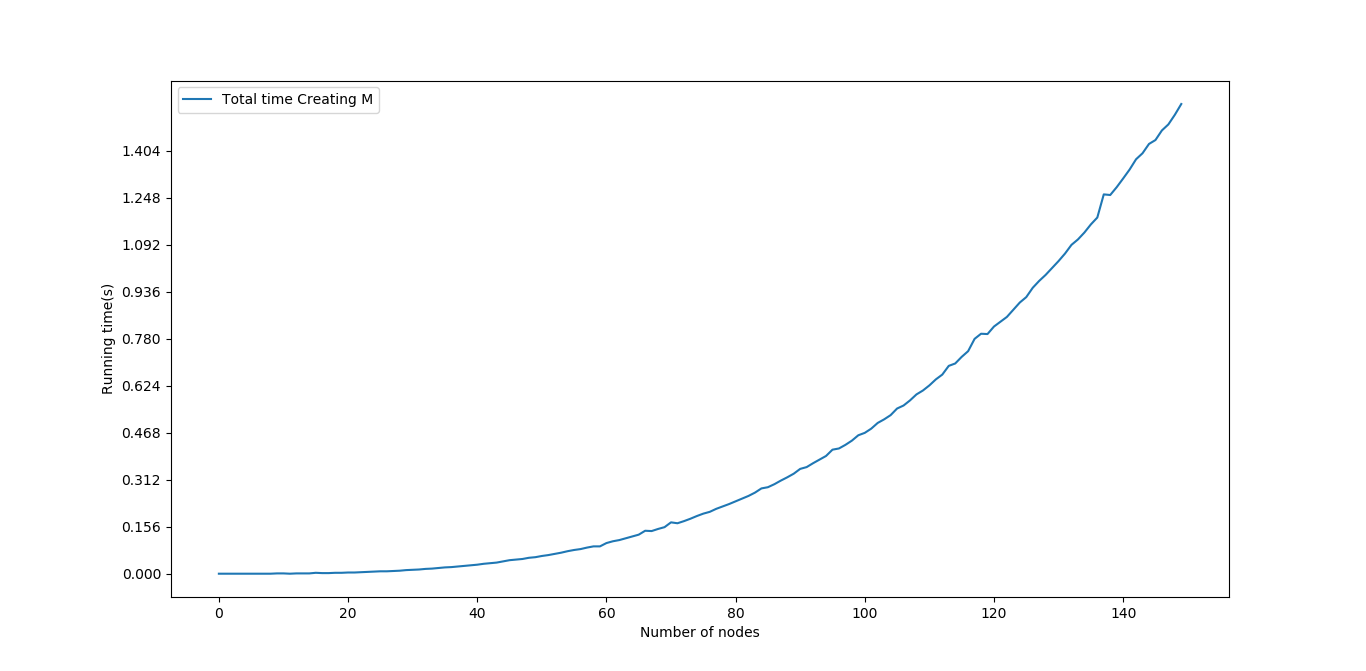

The Python source for this figure:
import math
import random
import time
import numpy as np
import matplotlib.pyplot as plt
def cube(graph):
	n=len(graph)
	vertices=[] # store vertices in a list
	for vertice in graph:
		vertices.append(vertice)
	C=[] # initiate the Cube
	i=0
	xry=[] # here we build the ZERO PIANO of C
	while i<n:
		j=0
		yry=[]
		while j<n:
			point=vertices[j]
			lst=graph[vertices[i]]
			if point==vertices[i]: # distance of A and A is 0
				yry.append(0)
			elif point in lst: # if A and B is connected, distance 1
				yry.append(1)
			else:yry.append(math.inf)
			 # if not directly connected, distance infinite
			j+=1
		xry.append(yry)
		i+=1
	C.append(xry)
	#at this point, C has only one level, which means it is just a plane
	k=1
	while k<=n:
		i=0
		xy=[]
		while i<n:
			j=0
			yy=[]
			while j<n:
				d=min(C[k-1][i][j],(C[k-1][i][k-1]+C[k-1][k-1][j])) 
				# d is the value of the point in next level
				yy.append(d)
				j+=1
			xy.append(yy)
			i+=1
		C.append(xy)
		k+=1
	return C[n] # we only need the last level of C
def simtest(k):
	alphabet=['A','B','C','D','E','F','G','H','I','J','K','L','M','N','O',
              'P','Q','R','S','T','U','V','W','X','Y','Z']
	vertices=[]
	for i in range(k):
		lettori=random.sample(alphabet,k=4)
		nome=''
		for lettore in lettori:
			nome+=lettore
		vertices.append(nome)
	n=len(vertices)
	graph={}
	for place in vertices:
		graph[place]=[]
	i=0
	while i<n:
		j=i+1
		while j<n:
			x=vertices[i]
			y=vertices[j]
			r=[True]+[False]*3
			d=random.choice(r)
			if d is True:
				graph[y].append(x)
				graph[x].append(y)
			j+=1
		i+=1
	t0=time.time()
	M=cube(graph)
	t1=time.time()
	return (t1-t0)
T=[]
for k in range(150):
	T.append(simtest(k))
plt.plot(range(150),T,label='Total time Creating M')
plt.xlabel('Number of nodes')
plt.ylabel('Running time(s)')
plt.yticks(np.arange(0,max(T),max(T)/10))
plt.legend(loc='best')
plt.show()
